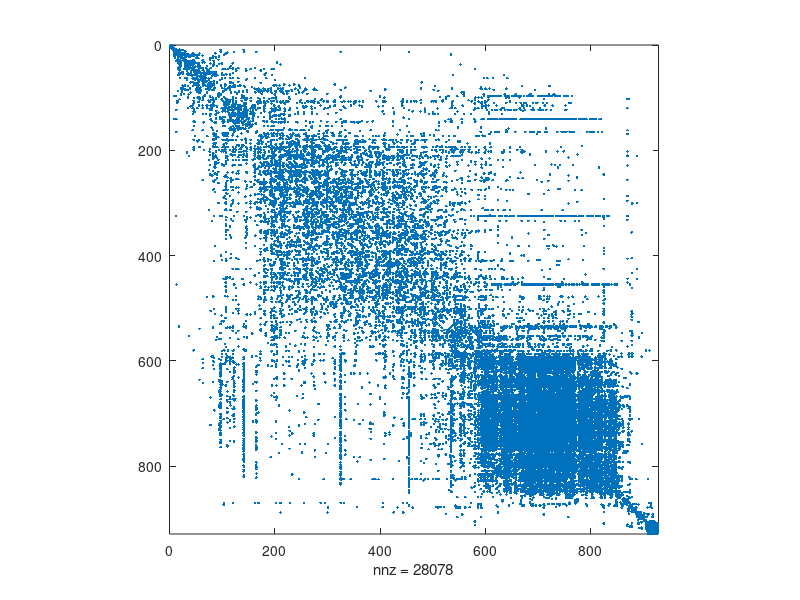
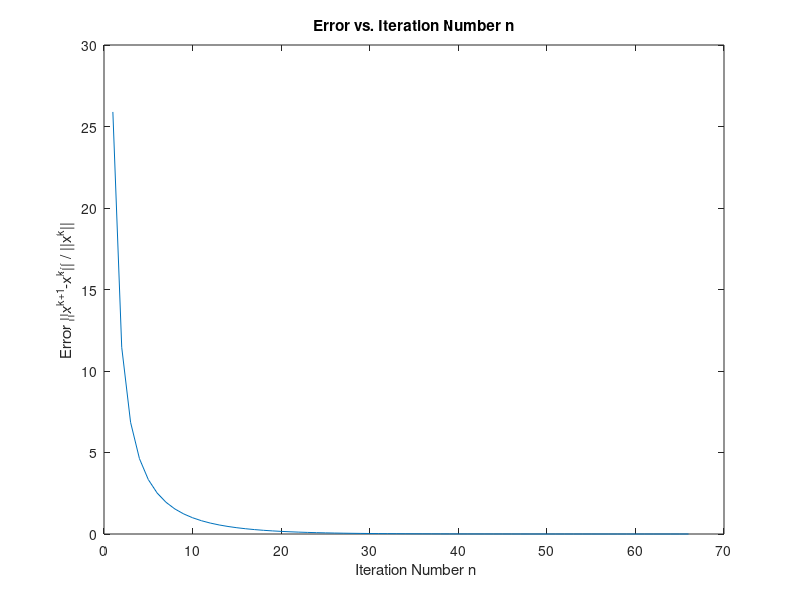
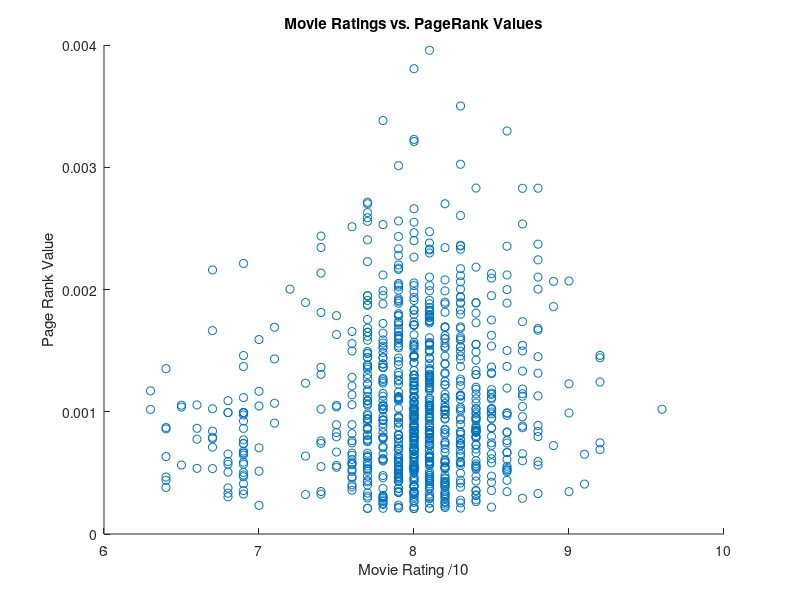
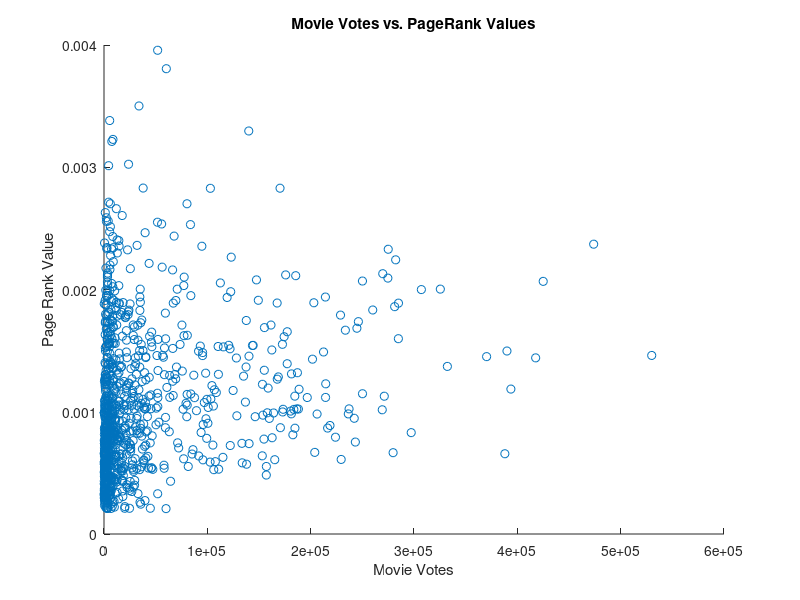

Write the MATLAB code that produced these figures, in order.
% Page Rank
% Corbin Foucart

clear all; close all; clc;

% load data
load('movies.mat');

movies = links(:,1);
actors = links(:,2);

% Constants
alpha = 0.85;

% create matrix B
C = sparse(movies, actors, 1);
B = C*C';

% -------  create matrix P ------- %
% remove diagonal entries, which are self-linking
P = logical(B);
P(logical(eye(size(P)))) = 0;

% normalize by number of entries in each column
sums = 1./sum(P);
sums = diag(sums);

P = P*sums;
P_check = sum(P);

% Plotting Sparsity for P
spy(P);
axis square;

% ---- Solve matrix equation directly ----- %
n = length(P(1,:));
v = ones(n, 1)./n;

A = sparse(eye(n)-alpha*P);
x_direct = A\v;

% normalize direct solution
x_direct = x_direct./norm(x_direct,1);
check_direct = sum(x_direct,1);

% Find the top N values
top_N = 5;
[sorted_dx, sorted_ind] = sort(x_direct, 'descend');
topN_x = sorted_dx(1:top_N)
topN_xind = sorted_ind(1:top_N)
topN_names = movieName(topN_xind)

% ---------------- Jacobi Iteration --------------- %
% Here we have already constructed our pageRank
% matrix, and we simply employ a jacobi iterative
% scheme to come up with our x vector.

% precision
eps = 1e-4;

% initial guess
x_check = v;
error(1) = norm(x_check,1); % error guess to start loop
n_iter = 0;
i = 1;

% iteration
% record error and iteration number
while (error > eps)      
  x_check_next = alpha*P*x_check + v;
  error(i) = abs(sum(x_check_next - x_check))./norm(x_check);
  x_check = x_check_next;
  n_iter = n_iter + 1;
  i = i + 1;
end

last_error = error(end)
x_check_next;
n_iter

% iteration finished
x_jacobi = x_check_next./norm(x_check_next,1);

figure()
plot([1:1:length(error)], error)
title('Error vs. Iteration Number n')
xlabel(' Iteration Number n')
ylabel('Error ||x^{k+1}-x^{k}|| / ||x^{k}||')

% -------- Movie rating etc. plots ---------- %
figure()
scatter(movieRating, x_direct)
xlabel('Movie Rating /10')
ylabel('Page Rank Value')
title('Movie Ratings vs. PageRank Values')

figure()
scatter(movieVotes, x_direct)
xlabel('Movie Votes')
ylabel('Page Rank Value')
title('Movie Votes vs. PageRank Values')










